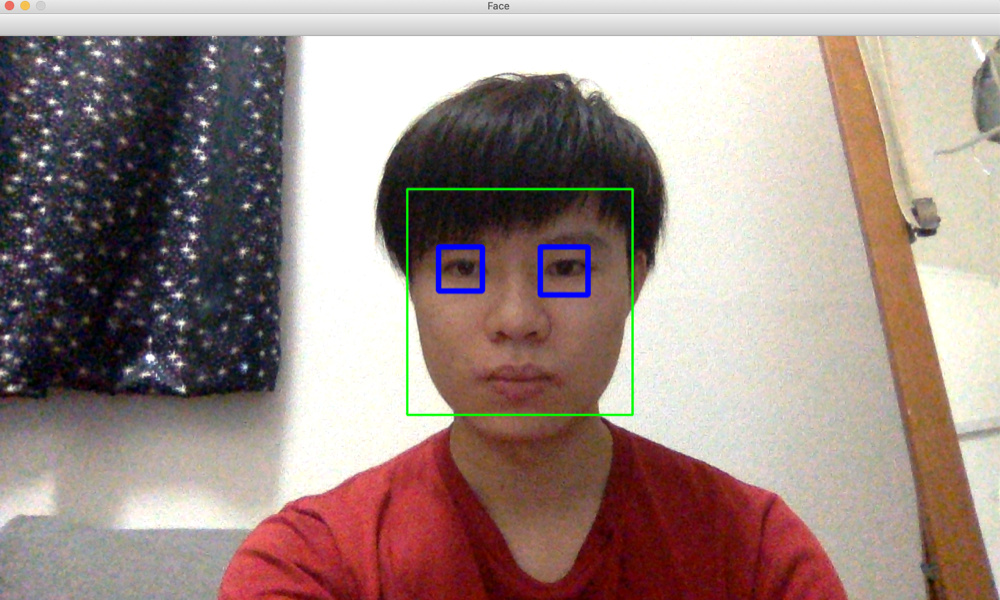
#> input picture 1脸部识别/facedetect.png, 1000 x 600 px, given in place of the camera
$ python skindetect.py   (older library calls are emulated)
#> lines starting #> are read from the running program, lines starting #| are printed output that depends on the picture; after the words box and inside, x2 and y2 are one past the last pixel; in counts of white or black regions, pixels touching at a corner belong together
import cv2
import numpy as np
import time
# cap = cv2.VideoCapture(0)
video_captor = cv2.VideoCapture(0)
video_captor.set(cv2.CAP_PROP_FRAME_WIDTH,1280)
video_captor.set(cv2.CAP_PROP_FRAME_HEIGHT,720)
wisize = (500, 300)
while True:
    ret,img = video_captor.read()
#> img is the input picture: shape (600, 1000, 3); mean B, G, R 134, 139.2, 157.5

    blur = cv2.GaussianBlur(img,(5,5),0)
    # cv2.imshow('GaussianBlur',blur)
    hsv = cv2.cvtColor(blur,cv2.COLOR_BGR2HSV)
#> hsv: shape (600, 1000, 3); mean H, S, V 50.7, 66, 161.5
    mask2 = cv2.inRange(hsv,np.array([2,50,50]),np.array([15,255,255])) #red
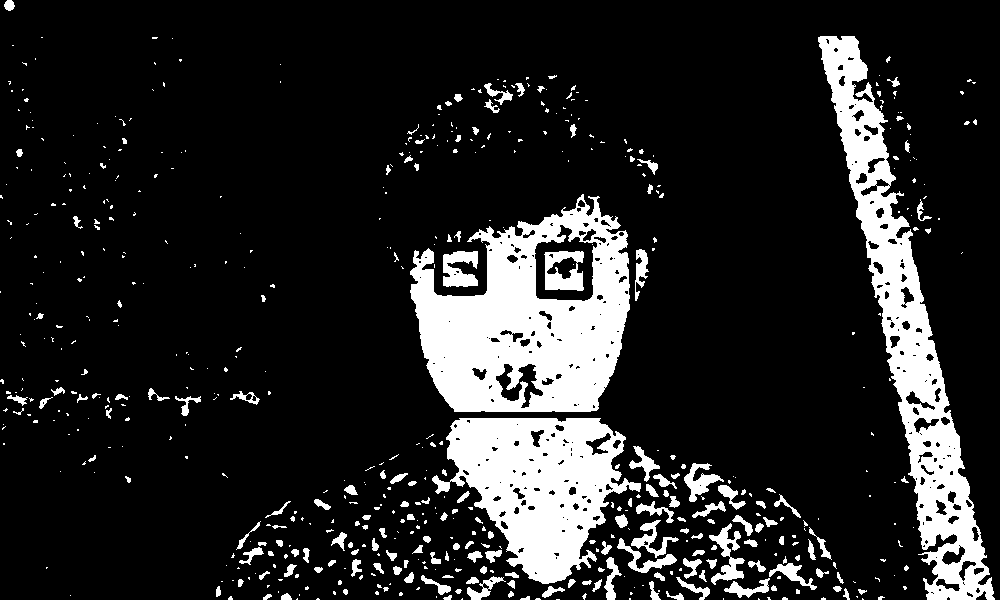
#> mask2: shape (600, 1000); 14.9% white; 589 white regions (407 under 20 px), largest, box (x1, y1, x2, y2) and area: (410, 194, 630, 412) 28247, (818, 36, 995, 600) 23180, (432, 418, 641, 584) 19090

    kernel_square = np.ones((11,11),np.uint8)
    kernel_ellipse= cv2.getStructuringElement(cv2.MORPH_ELLIPSE,(5,5))

    #Perform morphological transformations to filter out the background noise
    #Dilation increase skin color area
    #Erosion increase skin color area
    dilation = cv2.dilate(mask2,kernel_ellipse,iterations = 1)
#> dilation: shape (600, 1000); 22% white; 341 white regions (44 under 20 px), largest, box (x1, y1, x2, y2) and area: (408, 192, 632, 414) 32884, (428, 416, 754, 600) 31435, (816, 34, 997, 600) 29985
    cv2.imshow('dilation',cv2.resize(dilation, wisize))
    erosion = cv2.erode(dilation,kernel_square,iterations = 1)
#> erosion: shape (600, 1000); 8.8% white; 47 white regions (28 under 20 px), largest, box (x1, y1, x2, y2) and area: (414, 210, 626, 409) 22450, (450, 421, 618, 581) 15545, (860, 194, 982, 565) 9644
    cv2.imshow('erosion',cv2.resize(erosion, wisize))
    dilation2 = cv2.dilate(erosion,kernel_ellipse,iterations = 1)
#> dilation2: shape (600, 1000); 10.9% white; 42 white regions (5 under 20 px), largest, box (x1, y1, x2, y2) and area: (412, 208, 628, 411) 25930, (448, 419, 620, 583) 17326, (858, 192, 984, 567) 13018
    cv2.imshow('dilation_2',cv2.resize(dilation2, wisize))
    filtered = cv2.medianBlur(dilation2,5)
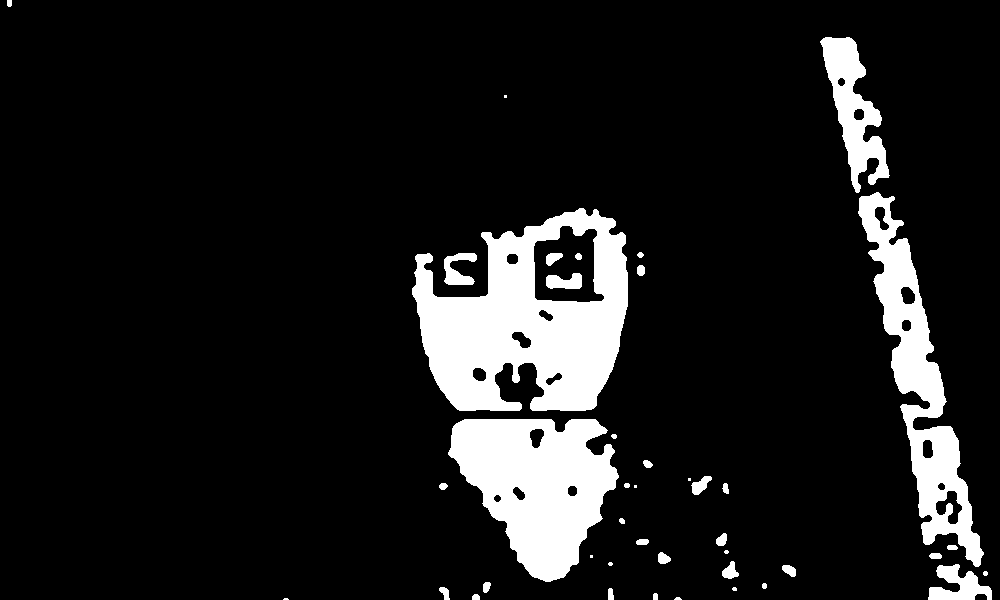
#> filtered: shape (600, 1000); 10.9% white; 42 white regions (9 under 20 px), largest, box (x1, y1, x2, y2) and area: (412, 208, 628, 411) 26032, (448, 419, 619, 582) 17382, (858, 192, 984, 567) 13123
    # [5 lines of commented-out code are left out]
    median = cv2.medianBlur(filtered,5)
#> median: shape (600, 1000); 10.9% white; 38 white regions (9 under 20 px)
    # ret,thresh = cv2.threshold(median,70,255,cv2.THRESH_BINARY_INV+cv2.THRESH_OTSU)
    ret,thresh = cv2.threshold(median,127,255,0)
    _, contours, hierarchy = cv2.findContours(thresh,cv2.RETR_TREE,cv2.CHAIN_APPROX_SIMPLE)
#> contours = 56 contours, 11 with area under 20; largest, box (x1, y1, x2, y2) and area: (412, 208, 628, 411) 30135, (448, 419, 619, 582) 17486, (858, 192, 984, 567) 13668, (821, 37, 889, 193) 4474, (533, 225, 605, 303) 4132
    drawing = np.zeros(img.shape,np.uint8)

    max_area=0

    print('contours', contours)
#> (printed output is left out)
    if not contours:
        print('no contours')
        continue

    for i in range(len(contours)):
        cnt=contours[i]
        area = cv2.contourArea(cnt)
        if(area>max_area):
            max_area=area
            ci=i
#> this loop made 56 passes
#> (area, max_area) on passes 3, 5, 7, 11, 12, 28, 36: (27, 27), (44.5, 44.5), (67.5, 67.5), (93.5, 93.5), (1155, 1155), (17486, 17486), (30135, 30135)
#> area on passes 4, 9, 14, 15, 16, 18: 20, 49, 152, 46, 89, 30
#> after the loop, ci = 35; max_area = 30135

    cnt=contours[ci]
#> cnt = contour of 443 points, box (x1, y1, x2, y2) (412, 208, 628, 411), area 30135

    moments = cv2.moments(cnt)
#> moments = moments, m00 30135, centre m10/m00, m01/m00 = (532, 315.8)
    if moments['m00']!=0:
                cx = int(moments['m10']/moments['m00']) # cx = M10/M00
#> cx = 531
                cy = int(moments['m01']/moments['m00']) # cy = M01/M00
#> cy = 315

    centr=(cx,cy)
#> centr = (531, 315)
    cv2.circle(img,centr,7,(255,255,0),5)
    font = cv2.FONT_HERSHEY_SIMPLEX
    cv2.putText(img,'Center',centr,font,1,(0,255,255),2)
#> img: shape (600, 1000, 3); mean B, G, R 133.9, 139.5, 157.6

    cv2.circle(img,centr,5,[0,0,255],2)
#> img: shape (600, 1000, 3); mean B, G, R 133.9, 139.5, 157.6
    cv2.drawContours(drawing,[cnt],-1,(0,255,0),2)
    cv2.drawContours(img,[cnt],-1,(0,0,255),10)
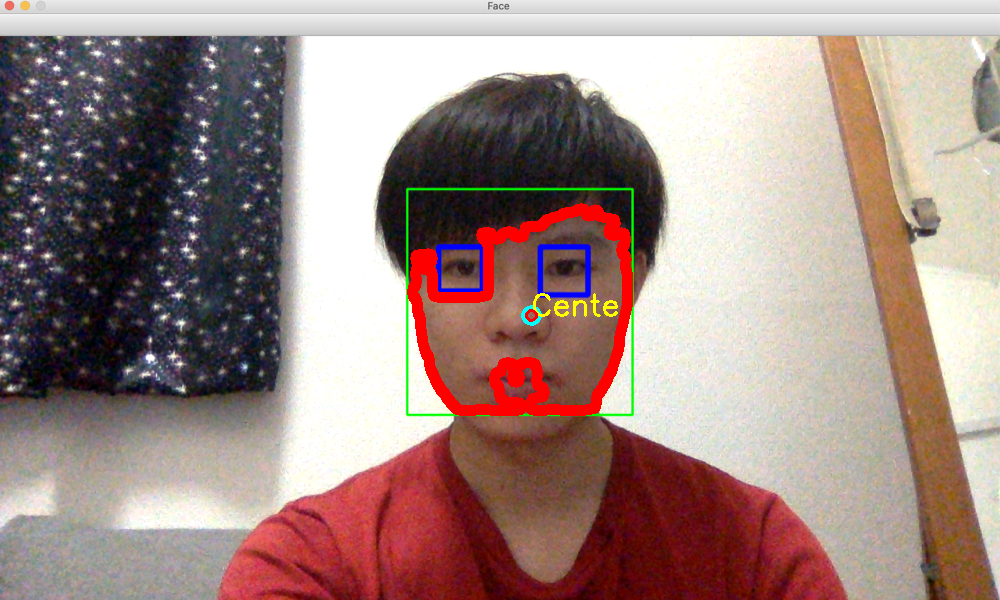
#> img: shape (600, 1000, 3); mean B, G, R 132.5, 137.8, 160.3


    cnt = cv2.approxPolyDP(cnt,0.01*cv2.arcLength(cnt,True),True)
#> cnt = contour of 18 points, box (x1, y1, x2, y2) (416, 208, 628, 411), area 29848
    hull = cv2.convexHull(cnt,returnPoints = False)
#> hull = [17, 16, 15, 9, 8, 7, 3, 1, 0]
    hull2 = cv2.convexHull(cnt)
#> hull2 = contour of 9 points, box (x1, y1, x2, y2) (416, 208, 628, 411), area 34374
    cv2.drawContours(drawing,[hull2],-1,(255,0,255),2)
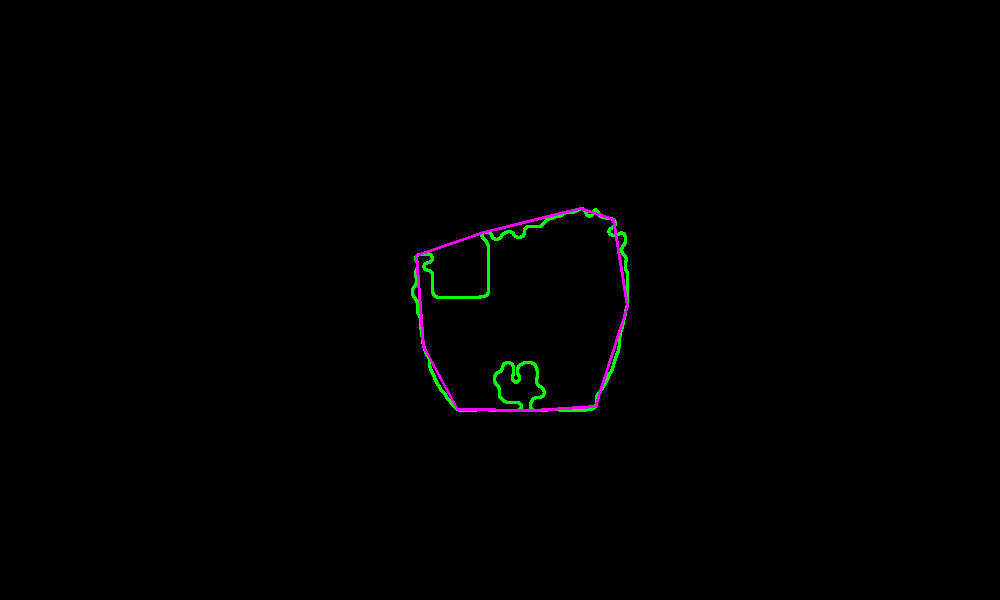
#> drawing: shape (600, 1000, 3); mean of channels 0, 1, 2 0.8, 1.1, 0.8; drawn as B, G, R
    # cv2.drawContours(img,[hull2],-1,(0,0,255),2)

    defects = cv2.convexityDefects(cnt,hull)
#> defects = [[1, 3, 2, 3518], [3, 7, 4, 15406], [9, 15, 12, 12196]]
    for i in range(defects.shape[0]):
        s,e,f,d = defects[i,0]
        start = tuple(cnt[s][0])
        end = tuple(cnt[e][0])
        far = tuple(cnt[f][0])
        dist = cv2.pointPolygonTest(cnt,centr,True)
        # cv2.line(img,start,end,[0,255,0],2)
        cv2.circle(img,far,5,[0,255,0],3)
#> this loop made 3 passes
#> (s, e, f, d, start, end, far) on passes 1 to 3: (1, 3, 2, 3518, (580, 208), (483, 232), (520, 237)), (3, 7, 4, 15406, (483, 232), (416, 255), (479, 297)), (9, 15, 12, 12196, (457, 409), (533, 410), (506, 362))
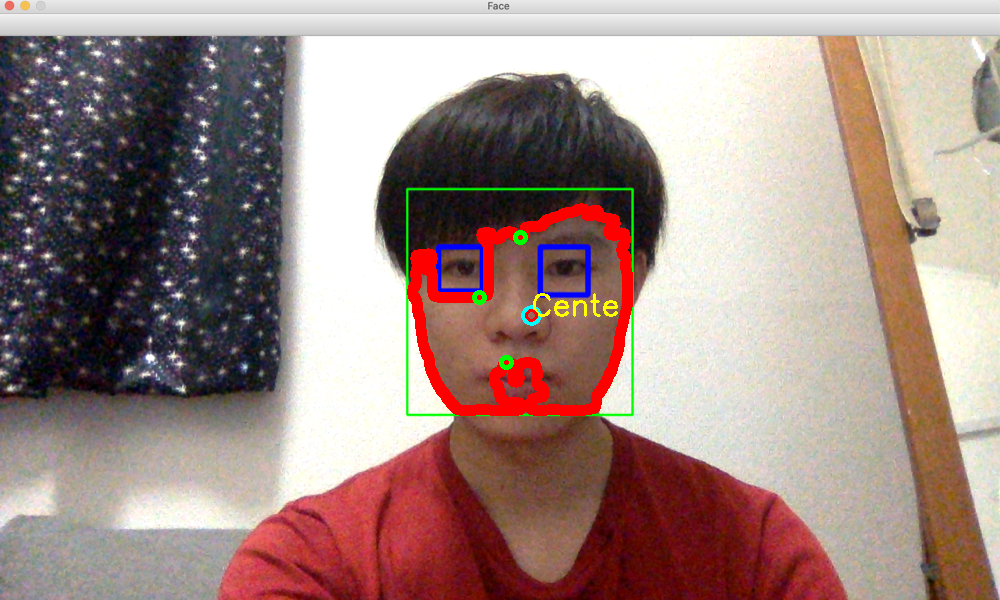
#> img: shape (600, 1000, 3); 0.08% of pixels changed, all inside (x1, y1, x2, y2) = (472, 230, 528, 370)

    x,y,w,h = cv2.boundingRect(cnt)
#> x = 416; y = 208; w = 212; h = 203
    rec_temp = cv2.rectangle(drawing,(x,y),(x+w,y+h),(0,255,0),2)
    key_drawing = drawing[y:y+h, x:x+w]
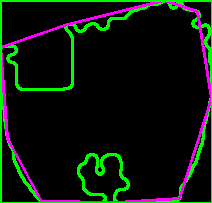
#> key_drawing: shape (203, 212, 3); mean of channels 0, 1, 2 10.2, 21.3, 10.2; drawn as B, G, R
    # cv2.imshow('key_output',key_drawing)
    cv2.imshow('output',cv2.resize(drawing, wisize))
    cv2.imshow('input',cv2.resize(img, wisize))
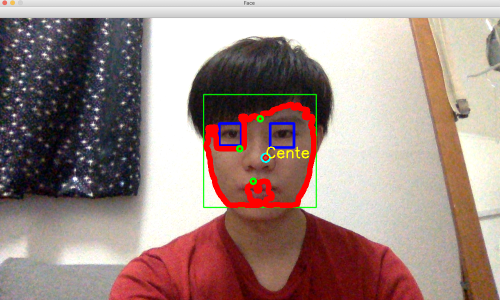
#> window 'input': shape (300, 500, 3); mean B, G, R 132.6, 138.1, 160.2

    k = cv2.waitKey(10)
#> (key q is pressed here)
    if k == ord('q'):
        break

#> (the run stopped early here; a loop or call above may not have finished)
